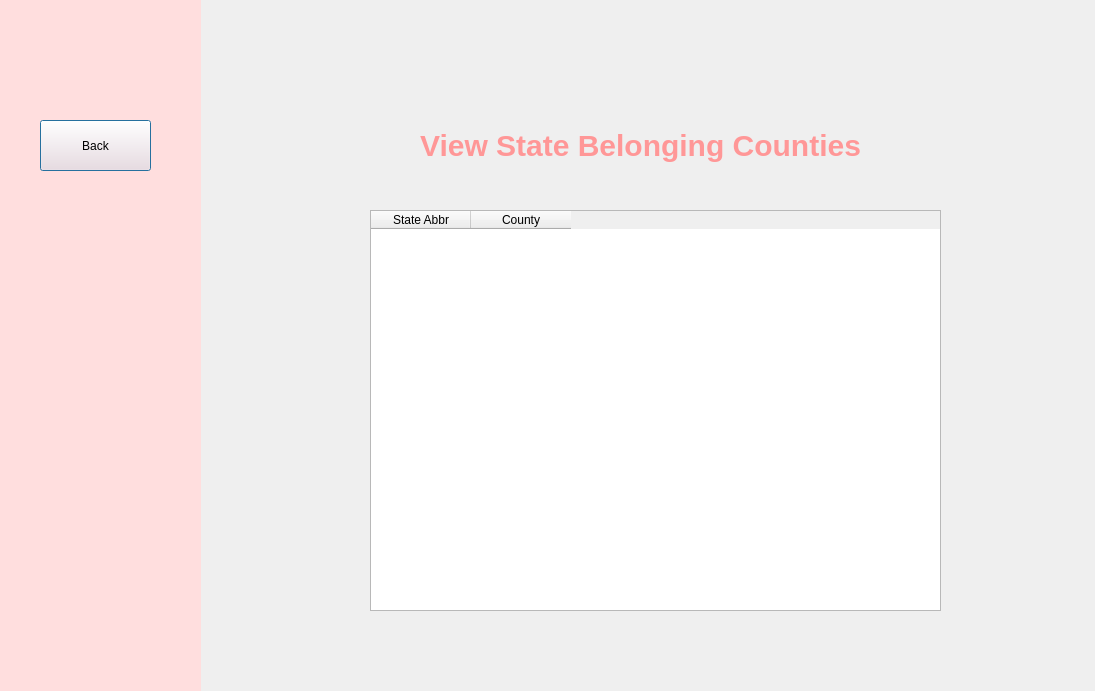
<?xml version="1.0" encoding="UTF-8"?>
<ui version="4.0">
 <class>Dialog</class>
 <widget class="QDialog" name="Dialog">
  <property name="geometry">
   <rect>
    <x>0</x>
    <y>0</y>
    <width>1095</width>
    <height>691</height>
   </rect>
  </property>
  <property name="windowTitle">
   <string>Dialog</string>
  </property>
  <widget class="QTableWidget" name="tableWidget">
   <property name="geometry">
    <rect>
     <x>370</x>
     <y>210</y>
     <width>571</width>
     <height>401</height>
    </rect>
   </property>
   <property name="columnCount">
    <number>2</number>
   </property>
   <column>
    <property name="text">
     <string>State Abbr</string>
    </property>
   </column>
   <column>
    <property name="text">
     <string>County</string>
    </property>
   </column>
  </widget>
  <widget class="QWidget" name="widget" native="true">
   <property name="geometry">
    <rect>
     <x>0</x>
     <y>0</y>
     <width>201</width>
     <height>851</height>
    </rect>
   </property>
   <property name="styleSheet">
    <string notr="true">
background-color: rgb(255, 222, 222);</string>
   </property>
   <widget class="QPushButton" name="backbutton9">
    <property name="geometry">
     <rect>
      <x>40</x>
      <y>120</y>
      <width>111</width>
      <height>51</height>
     </rect>
    </property>
    <property name="text">
     <string>Back</string>
    </property>
   </widget>
  </widget>
  <widget class="QLabel" name="label">
   <property name="geometry">
    <rect>
     <x>400</x>
     <y>100</y>
     <width>481</width>
     <height>91</height>
    </rect>
   </property>
   <property name="styleSheet">
    <string notr="true">font-size: 30px;
font: bold;
color: rgb(255, 222, 222);
color: rgb(255, 151, 151);</string>
   </property>
   <property name="text">
    <string>View State Belonging Counties</string>
   </property>
   <property name="alignment">
    <set>Qt::AlignCenter</set>
   </property>
  </widget>
 </widget>
 <resources/>
 <connections/>
</ui>
